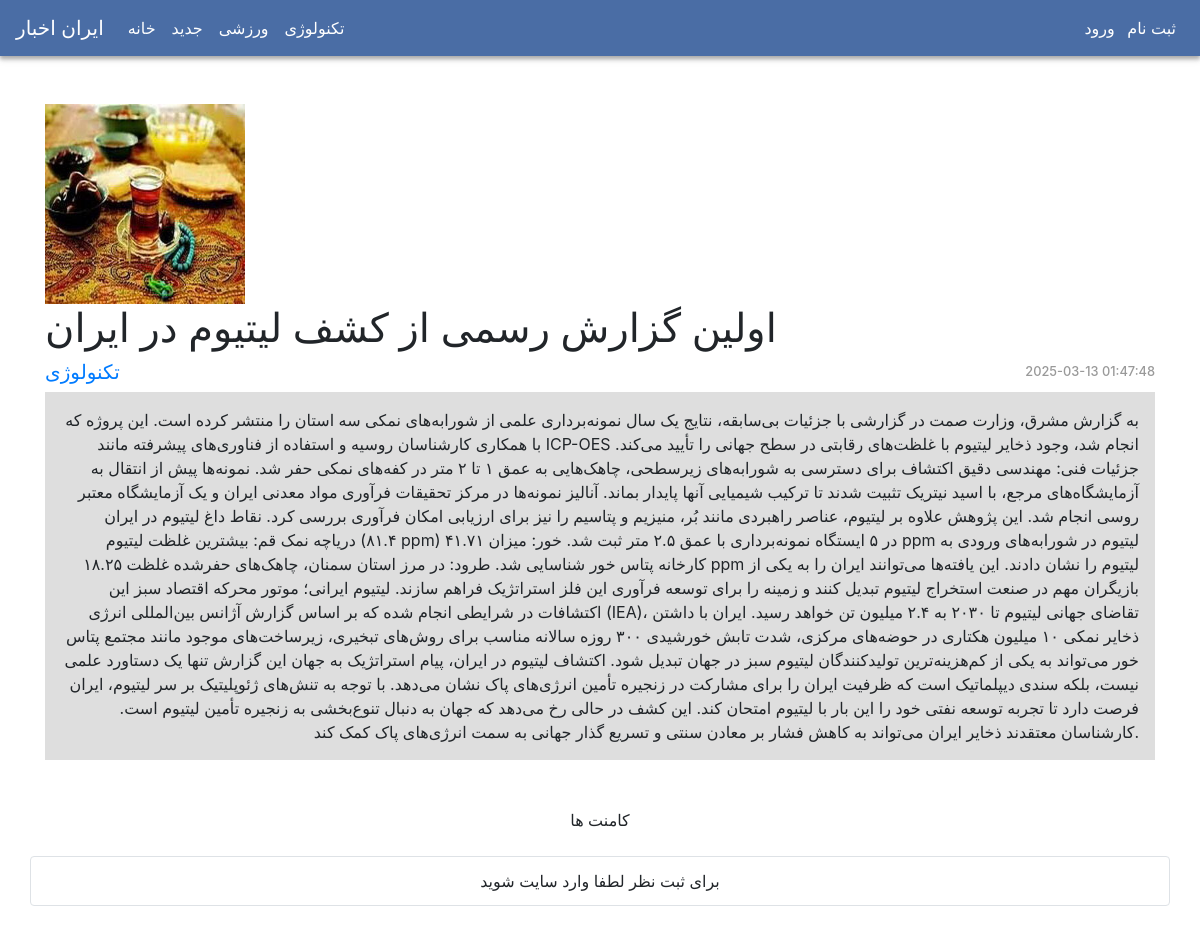
Screenshot of /detail.php?id=18 with the database file from the repository.
### tables this page shows
CREATE TABLE `categories` (
  `id` int(11) NOT NULL,
  `name` varchar(255) NOT NULL,
  `created_at` datetime NOT NULL,
  `updated_at` datetime NOT NULL
);

CREATE TABLE `posts` (
  `id` int(11) NOT NULL,
  `title` varchar(255) NOT NULL,
  `body` text NOT NULL,
  `cat_id` int(11) NOT NULL,
  `status` tinyint(4) NOT NULL DEFAULT 10,
  `image` text NOT NULL,
  `created_at` datetime NOT NULL,
  `updated_at` datetime NOT NULL
);

### functions/helpers.php (called while the page is built, shortened)
<?php
function asset($file)
{
    return trim(BASE_URL, '/ ') . '/' . trim($file, '/ ');
}
function url($url)
{
    return trim(BASE_URL, '/ ') . '/' . trim($url, '/ ');
}

### detail.php (the view, shortened to what this page needs)
<?php
global $have;
global $date_post;
global $post;
global $thisuser;
require_once 'functions/helpers.php';
require_once 'functions/pdo_connection.php';
    if(!isset($_GET['id']) && empty($_GET['id'])) {
    redirect('index.php');
    }
    else{
    $query = 'select posts.*,categories.name from posts inner join categories on posts.cat_id = categories.id where posts.id = ?';
    $stmt = $pdo->prepare($query);
    $stmt->execute([$_GET['id']]);
    $post = $stmt->fetch();
    if (!$post){
        $have = false;
    }else{
        $year = substr($post->updated_at,0,4);
        $month = substr($post->updated_at,5,2);
        $day = substr($post->updated_at,8,2);
        if (!checkdate($month, $day, $year)) {
            $date_post = $post->created_at;
        }
        else{
            $date_post = $post->updated_at;
        }
        $have = true;
    }
}
?>
<!DOCTYPE html>
<html lang="en">
<head>
    <link rel="stylesheet" href="<?= asset('assets/css/bootstrap.min.css') ?>" media="all" type="text/css">
    <link rel="stylesheet" href="<?= asset('assets/css/style.css') ?>" media="all" type="text/css">
</head>
<body>
<section id="app">
    <?php require_once 'layouts/top-nav.php'; ?>
    <section class="container my-5">
        <section class="row">
            <?php if ($have) {?>
            <section class="col-md-12">
                <img src="<?=asset($post->image)?>" alt="" width="200" height="200" >
                <h1><?=$post->title?></h1>
                <h5 class="d-flex justify-content-between align-items-center">
                    <a href="<?=url('category.php?cat_id=')."$post->cat_id"?>"><?=$post->name?></a>
                    <span class="date-time"><?=$date_post?></span>
                </h5>
                <article class="text-right bg-article p-3"><?=$post->body?></article>
                <?php } else{?>
                <section>post not found!</section>
                <?php } ?>
            </section>
        </section>
        <br>
        <br>
        <p class="text-center">کامنت ها</p>
        <section class="row mt-4 border rounded p-2 mb-3">
            <?php if (isset($_SESSION['user']) or isset($_SESSION['admin'])) {?>
            <section class="col-md-12">
                <h4>افزودن نظر</h4>
                <form method="post" action="<?=url('detail.php?id='.$_GET['id'])?>">
                    <div class="form-group">
                        <label for="comment_name">نام:</label>
                        <input type="text" class="form-control" id="comment_name" value="<?=$thisuser->first_name." ".$thisuser->last_name?>" name="name" required>
                        <input type="hidden" name="id" value="<?=$thisuser->id?>">
                    </div>
                    <div class="form-group">
                        <label for="comment_body">نظر شما:</label>
                        <textarea class="form-control" id="comment_body" name="comment" rows="3" required></textarea>
                    </div>
                    <button type="submit" class="btn btn-primary">ارسال نظر</button>
                </form>
            </section>
            <?php
            }else{
                ?>
            <section class="col-md-12">
            <p class="text-center m-1">برای ثبت نظر لطفا وارد سایت شوید</p>
            </section>
                <?php }
            ?>
        </section>
    </section>
</section>
</body>
</html>

### layouts/top-nav.php (shortened to what this page needs)
<nav class="navbar navbar-expand-lg navbar-dark bg-blue ">
    <a class="navbar-brand " href="<?=url('panel')?>">ایران اخبار</a>
    <div class="collapse navbar-collapse " id="navbarSupportedContent ">
        <ul class="navbar-nav mr-auto ">
            <li class="nav-item active ">
                <a class="nav-link " href="<?=url('index.php')?>">خانه<span class="sr-only ">(current)</span></a>
            </li>
            <?php
            global $pdo;
            $queryy = "SELECT * FROM categories";
            $stmtm = $pdo->prepare($queryy);
            $stmtm->execute();
            $categoriess = $stmtm->fetchAll();
            foreach ($categoriess as $categoryy) {?>
            <li class="nav-item active ">
                <a class="nav-link " href="<?=url('category.php?cat_id=')."$categoryy->id"?>"><?=$categoryy->name?></a>
            </li>
            <?php } ?>
        </ul>
    </div>
    <section class="d-inline ">
        <?php
        if(!isset($_SESSION['user']) && !isset($_SESSION['admin'])){ ?>
        <a class="text-decoration-none text-white px-2 " href="<?=url('auth/register.php')?>">ثبت نام</a>
        <a class="text-decoration-none text-white " href="<?=url('auth/login.php')?>">ورود</a>
        <?php } else{ ?>
            <a class="text-decoration-none text-white px-2 " href="<?=url('profile')?>">پروفایل</a>
        <a class="text-decoration-none text-white px-2 " href="<?=url('auth/logout.php')?>">خروج</a>
        <?php } ?>
    </section>
</nav>

### assets/css/style.css (style rules this page uses)
.bg-blue { background-color: rgb(74,109,165); box-shadow: 0px 3px 4px #aaaaaa, 0px 4px 8px #ededed; }
.nav-link { color: #dedede!important; }
.active > .nav-link { color: #ffffff!important; }
.bg-article { background-color: #dedede; }
.date-time { color: #999; font-size: .8rem; }

### rows the page displays
categories: name "جدید"
categories: name "ورزشی"
categories: name "تکنولوژی"
posts: image (picture), title "اولین گزارش رسمی از کشف لیتیوم در ایران", categories.name "تکنولوژی", updated_at "2025-03-13 01:47:48", body "به گزارش مشرق، وزارت صمت در گزارشی با جزئیات بی‌سابقه، نتایج یک سال نمونه‌برداری علمی از شورابه‌های نمکی سه استان را منتشر کرده است. این پروژه که با همکاری کارشناسان روسیه و استفاده از فناوری‌های پیشرفته مانند ICP-OES انجام شد، وجود ذخایر لیتیوم با غلظت‌های رقابتی در سطح جهانی را تأیید می‌کند. جزئیات فنی: مهندسی دقیق اکتشاف برای دسترسی به شورابه‌های زیرسطحی، چاهک‌هایی به عمق ۱ تا ۲ متر در کفه‌های نمکی حفر شد. نمونه‌ها پیش از انتقال به آزمایشگاه‌های مرجع، با اسید نیتریک تثبیت شدند تا ترکیب شیمیایی آنها پایدار بماند. آنالیز نمونه‌ها در مرکز تحقیقات فرآوری مواد معدنی ایران و یک آزمایشگاه معتبر روسی انجام شد. این پژوهش علاوه بر لیتیوم، عناصر راهبردی مانند بُر، منیزیم و پتاسیم را نیز برای…"
